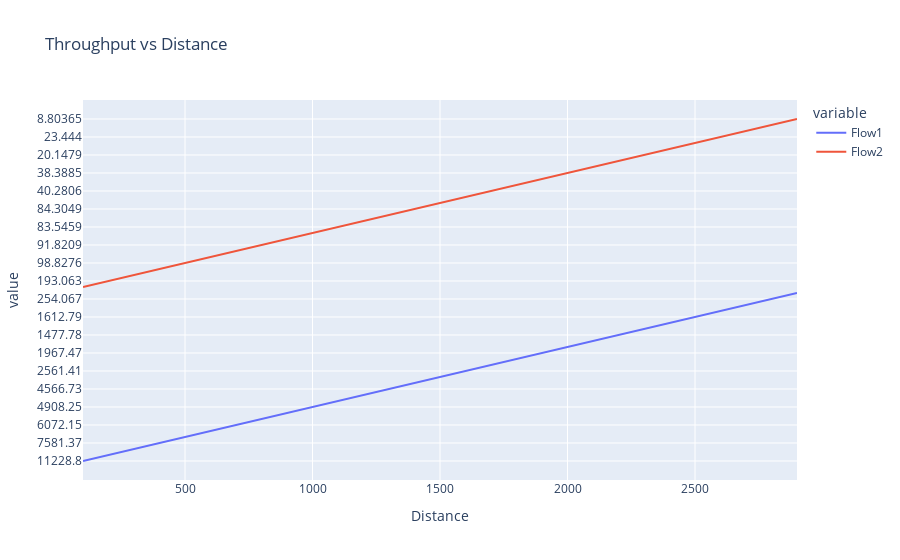

Here is the notebook cell this chart was saved with:
### Markdown cell above
---
### 1 AP, 1 RELAY, 1 STA, positioned in a line
---
- AP and the STA have full TCP/IP stacks
- STA generates one TCP flow towards the AP
    - The flow should be sent via the RELAY node
- Carry out simulations for different distances d, considering
    - `DistanceAP-STA= d |    DistanceAP-RELAY = DistanceRELAY-STA = d/2`
- For each distance measure the average throughput obtained by the flow
    - Throughput (in bit/s) measured at the AP
- Represent results as a function of distance
- Compare the results with the results obtained in the First Study
- In which situations should a relay node be used? Why?
---
- You may start at 100m. Lower distances result in the same effective TCP throughput.
- The maximum `distance` between the sender and the sink is expected to be around 2900m. At 3000m there is no connectivity.
- You may collect results with steps of 100m between 100m and 3200m. Decrease the step size if more resolution is needed for the resulting plot($s$).
- Compare the results with the ones obtained in the first study. Place them side by side in the same plot and elaborate some conclusions.

The default settings are:
> `duration=10` ($s$)
>
> `distance=100` ($m$)

You may change the parameters directly in the code and run the scenario without any argument:

`./waf --run "scratch/fourth_study`

or feed the `distance` ($m$) between sender and sink nodes (relay is placed at `distance/2`) and the duraton of the flow ($s$) you want to simulate via command line arguments:

`./waf --run "scratch/fourth_study --distance=100 --duration=60"`

### Code cell
import subprocess
import re
import pandas as pd
import numpy as np
import plotly.express as px
# Defining variables to use for the study
default = True


print('--- Fourth Study ---\n')

if(default): # 
    start = 100
    stop = 3000
    step = 100
    duration = 1
else:
    start = input('Limite Min?')
    stop = input('Limite Max?')
    step = input('Passo?')
    duration = input('Duracao?')

distance = start 

cmd = f'./waf --run "scratch/fourth_study --distance={distance} --duration={duration}"'
regex = r"       Throughput: (\d+\.\d+) Kbps"
rx = re.compile(regex)
df = pd.DataFrame(columns=['Flow1','Flow2','Distance'],dtype= np.float64)
for distance in range(start,stop,step):
    i = int (distance - start)/step 
    print(f'#{i} Distance is {distance}m, duration {duration}, running command:\n    ./waf --run "scratch/fourth_study --distance={distance} --duration={duration}"' )
    process = subprocess.run([f'./waf --run "scratch/fourth_study --distance={distance} --duration={duration}"'], shell=True, check=True, stdout=subprocess.PIPE, universal_newlines=True)
    output = rx.findall(process.stdout)
    df.loc[i] = output+[distance]
    print(f'Throughput Results:\n    Flow 1 -> {output[0]} Kbps\n    Flow 2 -> {output[1]} Kbps\n\n')

fig = px.line(df, x="Distance", y=["Flow1","Flow2"], title='Throughput vs Distance')
fig.show()

### Figure 1 — Plotly figure (JSON) as saved in the notebook; plotly's stock layout.template omitted (floating-point values rounded to 4 significant figures)
{"data": [{"hovertemplate": "variable=Flow1<br>Distance=%{x}<br>value=%{y}<extra></extra>", "legendgroup": "Flow1", "line": {"color": "#636efa", "dash": "solid"}, "marker": {"symbol": "circle"}, "mode": "lines", "name": "Flow1", "orientation": "h", "showlegend": true, "type": "scatter", "x": [100, 200, 300, 400, 500, 600, 700, 800, 900, 1000, 1100, 1200, 1300, 1400, 1500, 1600, 1700, 1800, 1900, 2000, 2100, 2200, 2300, 2400, 2500, 2600, 2700, 2800, 2900], "xaxis": "x", "y": ["11228.8", "10972.4", "11231.2", "7581.37", "5583.67", "7074.5", "6072.15", "5206.81", "5602.2", "4908.25", "4707.85", "4869.75", "4566.73", "4753.26", "3246.48", "2561.41", "2416.74", "2044.78", "1967.47", "2435.03", "2323.94", "1477.78", "1338.7", "1007.55", "1612.79", "1002.6", "257.243", "254.067", "247.059"], "yaxis": "y"}, {"hovertemplate": "variable=Flow2<br>Distance=%{x}<br>value=%{y}<extra></extra>", "legendgroup": "Flow2", "line": {"color": "#EF553B", "dash": "solid"}, "marker": {"symbol": "circle"}, "mode": "lines", "name": "Flow2", "orientation": "h", "showlegend": true, "type": "scatter", "x": [100, 200, 300, 400, 500, 600, 700, 800, 900, 1000, 1100, 1200, 1300, 1400, 1500, 1600, 1700, 1800, 1900, 2000, 2100, 2200, 2300, 2400, 2500, 2600, 2700, 2800, 2900], "xaxis": "x", "y": ["197.522", "193.063", "197.585", "133.725", "98.8276", "124.909", "107.228", "91.8209", "99.1149", "86.8096", "83.5459", "86.3059", "80.9936", "84.3049", "55.132", "44.4647", "40.2806", "27.0361", "24.6587", "38.3885", "36.2893", "20.2507", "20.1479", "25.5224", "21.9325", "23.444", "7.46867", "7.20101", "8.80365"], "yaxis": "y"}], "layout": {"legend": {"title": {"text": "variable"}, "tracegroupgap": 0}, "title": {"text": "Throughput vs Distance"}, "xaxis": {"anchor": "y", "domain": [0, 1], "title": {"text": "Distance"}}, "yaxis": {"anchor": "x", "domain": [0, 1], "title": {"text": "value"}}}}
